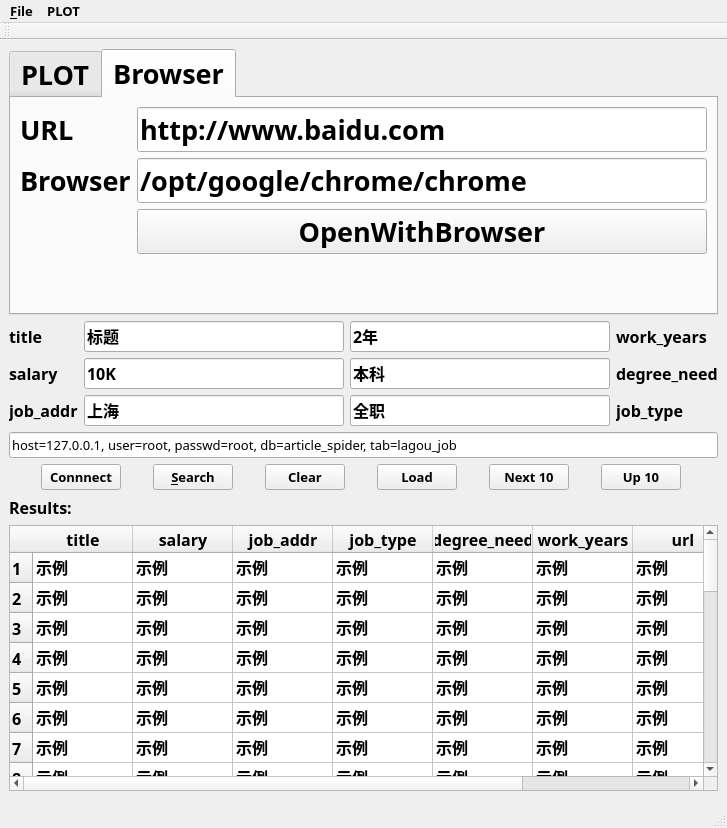
<?xml version="1.0" encoding="UTF-8"?>
<ui version="4.0">
 <class>MainWindow</class>
 <widget class="QMainWindow" name="MainWindow">
  <property name="geometry">
   <rect>
    <x>0</x>
    <y>0</y>
    <width>727</width>
    <height>828</height>
   </rect>
  </property>
  <property name="font">
   <font>
    <family>Source Code Pro</family>
    <pointsize>12</pointsize>
    <weight>75</weight>
    <bold>true</bold>
   </font>
  </property>
  <property name="windowTitle">
   <string>SQL viewer v1.0</string>
  </property>
  <widget class="QWidget" name="centralwidget">
   <layout class="QVBoxLayout" name="verticalLayout">
    <item>
     <widget class="QTabWidget" name="tabWidget">
      <property name="font">
       <font>
        <family>Source Code Pro</family>
        <pointsize>20</pointsize>
        <weight>75</weight>
        <bold>true</bold>
       </font>
      </property>
      <property name="statusTip">
       <string extracomment="you can put SQL cmd here"/>
      </property>
      <property name="currentIndex">
       <number>1</number>
      </property>
      <widget class="QWidget" name="tab_plot">
       <attribute name="title">
        <string>PLOT</string>
       </attribute>
       <layout class="QGridLayout" name="gridLayout_2">
        <item row="1" column="1">
         <widget class="QPushButton" name="btn_plothisto">
          <property name="text">
           <string>Histogram</string>
          </property>
         </widget>
        </item>
       </layout>
      </widget>
      <widget class="QWidget" name="tab">
       <attribute name="title">
        <string>Browser</string>
       </attribute>
       <layout class="QFormLayout" name="formLayout">
        <item row="0" column="0">
         <widget class="QLabel" name="label_7">
          <property name="text">
           <string>URL</string>
          </property>
         </widget>
        </item>
        <item row="0" column="1">
         <widget class="QLineEdit" name="lineEdit_url">
          <property name="text">
           <string>http://www.baidu.com</string>
          </property>
         </widget>
        </item>
        <item row="1" column="0">
         <widget class="QLabel" name="label_8">
          <property name="text">
           <string>Browser</string>
          </property>
         </widget>
        </item>
        <item row="1" column="1">
         <widget class="QLineEdit" name="lineEdit_browser">
          <property name="text">
           <string>/opt/google/chrome/chrome</string>
          </property>
         </widget>
        </item>
        <item row="2" column="1">
         <widget class="QPushButton" name="pushButton">
          <property name="text">
           <string>OpenWithBrowser</string>
          </property>
         </widget>
        </item>
       </layout>
       <zorder>label_7</zorder>
       <zorder>label_8</zorder>
       <zorder>lineEdit_browser</zorder>
       <zorder>pushButton</zorder>
       <zorder>lineEdit_url</zorder>
      </widget>
     </widget>
    </item>
    <item>
     <layout class="QGridLayout" name="gridLayout">
      <item row="3" column="1">
       <widget class="QLineEdit" name="lineEdit_salary">
        <property name="styleSheet">
         <string notr="true">font: 11pt &quot;Source Code Pro&quot;;</string>
        </property>
        <property name="text">
         <string>10K</string>
        </property>
       </widget>
      </item>
      <item row="5" column="0">
       <widget class="QLabel" name="label_3">
        <property name="text">
         <string>job_addr</string>
        </property>
       </widget>
      </item>
      <item row="5" column="3">
       <widget class="QLineEdit" name="lineEdit_type">
        <property name="styleSheet">
         <string notr="true">font: 11pt &quot;Source Code Pro&quot;;</string>
        </property>
        <property name="text">
         <string>全职</string>
        </property>
       </widget>
      </item>
      <item row="3" column="3">
       <widget class="QLineEdit" name="lineEdit_degree">
        <property name="styleSheet">
         <string notr="true">font: 11pt &quot;Source Code Pro&quot;;</string>
        </property>
        <property name="text">
         <string>本科</string>
        </property>
       </widget>
      </item>
      <item row="1" column="1">
       <widget class="QLineEdit" name="lineEdit_title">
        <property name="styleSheet">
         <string notr="true">font: 11pt &quot;Source Code Pro&quot;;</string>
        </property>
        <property name="text">
         <string>标题</string>
        </property>
       </widget>
      </item>
      <item row="1" column="3">
       <widget class="QLineEdit" name="lineEdit_workyears">
        <property name="styleSheet">
         <string notr="true">font: 11pt &quot;Source Code Pro&quot;;</string>
        </property>
        <property name="text">
         <string>2年</string>
        </property>
       </widget>
      </item>
      <item row="5" column="1">
       <widget class="QLineEdit" name="lineEdit_position">
        <property name="styleSheet">
         <string notr="true">font: 11pt &quot;Source Code Pro&quot;;</string>
        </property>
        <property name="text">
         <string>上海</string>
        </property>
       </widget>
      </item>
      <item row="3" column="0">
       <widget class="QLabel" name="label_2">
        <property name="text">
         <string>salary</string>
        </property>
       </widget>
      </item>
      <item row="1" column="0">
       <widget class="QLabel" name="label">
        <property name="text">
         <string>title</string>
        </property>
       </widget>
      </item>
      <item row="1" column="4">
       <widget class="QLabel" name="label_4">
        <property name="text">
         <string>work_years</string>
        </property>
       </widget>
      </item>
      <item row="3" column="4">
       <widget class="QLabel" name="label_5">
        <property name="text">
         <string>degree_need</string>
        </property>
       </widget>
      </item>
      <item row="5" column="4">
       <widget class="QLabel" name="label_6">
        <property name="text">
         <string>job_type</string>
        </property>
       </widget>
      </item>
     </layout>
    </item>
    <item>
     <widget class="QLineEdit" name="lineEdit_connect">
      <property name="font">
       <font>
        <pointsize>10</pointsize>
        <weight>50</weight>
        <bold>false</bold>
       </font>
      </property>
      <property name="text">
       <string>host=127.0.0.1, user=root, passwd=root, db=article_spider, tab=lagou_job</string>
      </property>
     </widget>
    </item>
    <item>
     <layout class="QHBoxLayout" name="horizontalLayout_btn">
      <property name="spacing">
       <number>0</number>
      </property>
      <property name="sizeConstraint">
       <enum>QLayout::SetFixedSize</enum>
      </property>
      <item>
       <widget class="QPushButton" name="btn_connect">
        <property name="sizePolicy">
         <sizepolicy hsizetype="Fixed" vsizetype="Fixed">
          <horstretch>0</horstretch>
          <verstretch>0</verstretch>
         </sizepolicy>
        </property>
        <property name="font">
         <font>
          <family>Source Code Pro</family>
          <pointsize>10</pointsize>
          <weight>75</weight>
          <bold>true</bold>
         </font>
        </property>
        <property name="cursor">
         <cursorShape>PointingHandCursor</cursorShape>
        </property>
        <property name="text">
         <string>Connnect</string>
        </property>
        <property name="checkable">
         <bool>true</bool>
        </property>
       </widget>
      </item>
      <item>
       <widget class="QPushButton" name="btn_search">
        <property name="sizePolicy">
         <sizepolicy hsizetype="Fixed" vsizetype="Fixed">
          <horstretch>0</horstretch>
          <verstretch>0</verstretch>
         </sizepolicy>
        </property>
        <property name="font">
         <font>
          <family>Source Code Pro</family>
          <pointsize>10</pointsize>
          <weight>75</weight>
          <bold>true</bold>
         </font>
        </property>
        <property name="cursor">
         <cursorShape>PointingHandCursor</cursorShape>
        </property>
        <property name="text">
         <string>&amp;Search</string>
        </property>
       </widget>
      </item>
      <item>
       <widget class="QPushButton" name="btn_clear">
        <property name="sizePolicy">
         <sizepolicy hsizetype="Fixed" vsizetype="Fixed">
          <horstretch>0</horstretch>
          <verstretch>0</verstretch>
         </sizepolicy>
        </property>
        <property name="font">
         <font>
          <family>Source Code Pro</family>
          <pointsize>10</pointsize>
          <weight>75</weight>
          <bold>true</bold>
         </font>
        </property>
        <property name="cursor">
         <cursorShape>PointingHandCursor</cursorShape>
        </property>
        <property name="text">
         <string>Clear</string>
        </property>
       </widget>
      </item>
      <item>
       <widget class="QPushButton" name="btn_load">
        <property name="sizePolicy">
         <sizepolicy hsizetype="Fixed" vsizetype="Fixed">
          <horstretch>0</horstretch>
          <verstretch>0</verstretch>
         </sizepolicy>
        </property>
        <property name="font">
         <font>
          <family>Source Code Pro</family>
          <pointsize>10</pointsize>
          <weight>75</weight>
          <bold>true</bold>
         </font>
        </property>
        <property name="cursor">
         <cursorShape>PointingHandCursor</cursorShape>
        </property>
        <property name="text">
         <string>Load</string>
        </property>
       </widget>
      </item>
      <item>
       <widget class="QPushButton" name="btn_next">
        <property name="sizePolicy">
         <sizepolicy hsizetype="Fixed" vsizetype="Fixed">
          <horstretch>0</horstretch>
          <verstretch>0</verstretch>
         </sizepolicy>
        </property>
        <property name="font">
         <font>
          <family>Source Code Pro</family>
          <pointsize>10</pointsize>
          <weight>75</weight>
          <bold>true</bold>
         </font>
        </property>
        <property name="cursor">
         <cursorShape>PointingHandCursor</cursorShape>
        </property>
        <property name="toolTip">
         <string/>
        </property>
        <property name="text">
         <string>Next 10</string>
        </property>
       </widget>
      </item>
      <item>
       <widget class="QPushButton" name="btn_up">
        <property name="sizePolicy">
         <sizepolicy hsizetype="Fixed" vsizetype="Fixed">
          <horstretch>0</horstretch>
          <verstretch>0</verstretch>
         </sizepolicy>
        </property>
        <property name="font">
         <font>
          <family>Source Code Pro</family>
          <pointsize>10</pointsize>
          <weight>75</weight>
          <bold>true</bold>
         </font>
        </property>
        <property name="cursor">
         <cursorShape>PointingHandCursor</cursorShape>
        </property>
        <property name="text">
         <string>Up 10</string>
        </property>
       </widget>
      </item>
     </layout>
    </item>
    <item>
     <widget class="QLabel" name="label_res">
      <property name="font">
       <font>
        <family>Source Code Pro</family>
        <pointsize>12</pointsize>
        <weight>75</weight>
        <bold>true</bold>
       </font>
      </property>
      <property name="text">
       <string>Results:</string>
      </property>
     </widget>
    </item>
    <item>
     <widget class="QTableWidget" name="tableWidget">
      <row>
       <property name="text">
        <string>1</string>
       </property>
      </row>
      <row>
       <property name="text">
        <string>2</string>
       </property>
      </row>
      <row>
       <property name="text">
        <string>3</string>
       </property>
      </row>
      <row>
       <property name="text">
        <string>4</string>
       </property>
      </row>
      <row>
       <property name="text">
        <string>5</string>
       </property>
      </row>
      <row>
       <property name="text">
        <string>6</string>
       </property>
      </row>
      <row>
       <property name="text">
        <string>7</string>
       </property>
      </row>
      <row>
       <property name="text">
        <string>8</string>
       </property>
      </row>
      <row>
       <property name="text">
        <string>9</string>
       </property>
      </row>
      <row>
       <property name="text">
        <string>10</string>
       </property>
      </row>
      <row>
       <property name="text">
        <string>11</string>
       </property>
      </row>
      <row>
       <property name="text">
        <string>12</string>
       </property>
      </row>
      <row>
       <property name="text">
        <string>13</string>
       </property>
      </row>
      <row>
       <property name="text">
        <string>14</string>
       </property>
      </row>
      <row>
       <property name="text">
        <string>15</string>
       </property>
      </row>
      <row>
       <property name="text">
        <string>16</string>
       </property>
      </row>
      <row>
       <property name="text">
        <string>17</string>
       </property>
      </row>
      <row>
       <property name="text">
        <string>18</string>
       </property>
      </row>
      <row>
       <property name="text">
        <string>19</string>
       </property>
      </row>
      <row>
       <property name="text">
        <string>20</string>
       </property>
      </row>
      <row>
       <property name="text">
        <string>21</string>
       </property>
      </row>
      <row>
       <property name="text">
        <string>22</string>
       </property>
      </row>
      <row>
       <property name="text">
        <string>23</string>
       </property>
      </row>
      <row>
       <property name="text">
        <string>24</string>
       </property>
      </row>
      <row>
       <property name="text">
        <string>25</string>
       </property>
      </row>
      <row>
       <property name="text">
        <string>26</string>
       </property>
      </row>
      <row>
       <property name="text">
        <string>27</string>
       </property>
      </row>
      <row>
       <property name="text">
        <string>28</string>
       </property>
      </row>
      <row>
       <property name="text">
        <string>29</string>
       </property>
      </row>
      <row>
       <property name="text">
        <string>30</string>
       </property>
      </row>
      <column>
       <property name="text">
        <string>title</string>
       </property>
      </column>
      <column>
       <property name="text">
        <string>salary</string>
       </property>
      </column>
      <column>
       <property name="text">
        <string>job_addr</string>
       </property>
      </column>
      <column>
       <property name="text">
        <string>job_type</string>
       </property>
      </column>
      <column>
       <property name="text">
        <string>degree_need</string>
       </property>
      </column>
      <column>
       <property name="text">
        <string>work_years</string>
       </property>
      </column>
      <column>
       <property name="text">
        <string>url</string>
       </property>
      </column>
      <column>
       <property name="text">
        <string>job_desc</string>
       </property>
      </column>
      <item row="0" column="0">
       <property name="text">
        <string>示例</string>
       </property>
      </item>
      <item row="0" column="1">
       <property name="text">
        <string>示例</string>
       </property>
      </item>
      <item row="0" column="2">
       <property name="text">
        <string>示例</string>
       </property>
      </item>
      <item row="0" column="3">
       <property name="text">
        <string>示例</string>
       </property>
      </item>
      <item row="0" column="4">
       <property name="text">
        <string>示例</string>
       </property>
      </item>
      <item row="0" column="5">
       <property name="text">
        <string>示例</string>
       </property>
      </item>
      <item row="0" column="6">
       <property name="text">
        <string>示例</string>
       </property>
      </item>
      <item row="0" column="7">
       <property name="text">
        <string>示例</string>
       </property>
      </item>
      <item row="1" column="0">
       <property name="text">
        <string>示例</string>
       </property>
      </item>
      <item row="1" column="1">
       <property name="text">
        <string>示例</string>
       </property>
      </item>
      <item row="1" column="2">
       <property name="text">
        <string>示例</string>
       </property>
      </item>
      <item row="1" column="3">
       <property name="text">
        <string>示例</string>
       </property>
      </item>
      <item row="1" column="4">
       <property name="text">
        <string>示例</string>
       </property>
      </item>
      <item row="1" column="5">
       <property name="text">
        <string>示例</string>
       </property>
      </item>
      <item row="1" column="6">
       <property name="text">
        <string>示例</string>
       </property>
      </item>
      <item row="1" column="7">
       <property name="text">
        <string>示例</string>
       </property>
      </item>
      <item row="2" column="0">
       <property name="text">
        <string>示例</string>
       </property>
      </item>
      <item row="2" column="1">
       <property name="text">
        <string>示例</string>
       </property>
      </item>
      <item row="2" column="2">
       <property name="text">
        <string>示例</string>
       </property>
      </item>
      <item row="2" column="3">
       <property name="text">
        <string>示例</string>
       </property>
      </item>
      <item row="2" column="4">
       <property name="text">
        <string>示例</string>
       </property>
      </item>
      <item row="2" column="5">
       <property name="text">
        <string>示例</string>
       </property>
      </item>
      <item row="2" column="6">
       <property name="text">
        <string>示例</string>
       </property>
      </item>
      <item row="2" column="7">
       <property name="text">
        <string>示例</string>
       </property>
      </item>
      <item row="3" column="0">
       <property name="text">
        <string>示例</string>
       </property>
      </item>
      <item row="3" column="1">
       <property name="text">
        <string>示例</string>
       </property>
      </item>
      <item row="3" column="2">
       <property name="text">
        <string>示例</string>
       </property>
      </item>
      <item row="3" column="3">
       <property name="text">
        <string>示例</string>
       </property>
      </item>
      <item row="3" column="4">
       <property name="text">
        <string>示例</string>
       </property>
      </item>
      <item row="3" column="5">
       <property name="text">
        <string>示例</string>
       </property>
      </item>
      <item row="3" column="6">
       <property name="text">
        <string>示例</string>
       </property>
      </item>
      <item row="3" column="7">
       <property name="text">
        <string>示例</string>
       </property>
      </item>
      <item row="4" column="0">
       <property name="text">
        <string>示例</string>
       </property>
      </item>
      <item row="4" column="1">
       <property name="text">
        <string>示例</string>
       </property>
      </item>
      <item row="4" column="2">
       <property name="text">
        <string>示例</string>
       </property>
      </item>
      <item row="4" column="3">
       <property name="text">
        <string>示例</string>
       </property>
      </item>
      <item row="4" column="4">
       <property name="text">
        <string>示例</string>
       </property>
      </item>
      <item row="4" column="5">
       <property name="text">
        <string>示例</string>
       </property>
      </item>
      <item row="4" column="6">
       <property name="text">
        <string>示例</string>
       </property>
      </item>
      <item row="4" column="7">
       <property name="text">
        <string>示例</string>
       </property>
      </item>
      <item row="5" column="0">
       <property name="text">
        <string>示例</string>
       </property>
      </item>
      <item row="5" column="1">
       <property name="text">
        <string>示例</string>
       </property>
      </item>
      <item row="5" column="2">
       <property name="text">
        <string>示例</string>
       </property>
      </item>
      <item row="5" column="3">
       <property name="text">
        <string>示例</string>
       </property>
      </item>
      <item row="5" column="4">
       <property name="text">
        <string>示例</string>
       </property>
      </item>
      <item row="5" column="5">
       <property name="text">
        <string>示例</string>
       </property>
      </item>
      <item row="5" column="6">
       <property name="text">
        <string>示例</string>
       </property>
      </item>
      <item row="5" column="7">
       <property name="text">
        <string>示例</string>
       </property>
      </item>
      <item row="6" column="0">
       <property name="text">
        <string>示例</string>
       </property>
      </item>
      <item row="6" column="1">
       <property name="text">
        <string>示例</string>
       </property>
      </item>
      <item row="6" column="2">
       <property name="text">
        <string>示例</string>
       </property>
      </item>
      <item row="6" column="3">
       <property name="text">
        <string>示例</string>
       </property>
      </item>
      <item row="6" column="4">
       <property name="text">
        <string>示例</string>
       </property>
      </item>
      <item row="6" column="5">
       <property name="text">
        <string>示例</string>
       </property>
      </item>
      <item row="6" column="6">
       <property name="text">
        <string>示例</string>
       </property>
      </item>
      <item row="6" column="7">
       <property name="text">
        <string>示例</string>
       </property>
      </item>
      <item row="7" column="0">
       <property name="text">
        <string>示例</string>
       </property>
      </item>
      <item row="7" column="1">
       <property name="text">
        <string>示例</string>
       </property>
      </item>
      <item row="7" column="2">
       <property name="text">
        <string>示例</string>
       </property>
      </item>
      <item row="7" column="3">
       <property name="text">
        <string>示例</string>
       </property>
      </item>
      <item row="7" column="4">
       <property name="text">
        <string>示例</string>
       </property>
      </item>
      <item row="7" column="5">
       <property name="text">
        <string>示例</string>
       </property>
      </item>
      <item row="7" column="6">
       <property name="text">
        <string>示例</string>
       </property>
      </item>
      <item row="7" column="7">
       <property name="text">
        <string>示例</string>
       </property>
      </item>
      <item row="8" column="0">
       <property name="text">
        <string>示例</string>
       </property>
      </item>
      <item row="8" column="1">
       <property name="text">
        <string>示例</string>
       </property>
      </item>
      <item row="8" column="2">
       <property name="text">
        <string>示例</string>
       </property>
      </item>
      <item row="8" column="3">
       <property name="text">
        <string>示例</string>
       </property>
      </item>
      <item row="8" column="4">
       <property name="text">
        <string>示例</string>
       </property>
      </item>
      <item row="8" column="5">
       <property name="text">
        <string>示例</string>
       </property>
      </item>
      <item row="8" column="6">
       <property name="text">
        <string>示例</string>
       </property>
      </item>
      <item row="8" column="7">
       <property name="text">
        <string>示例</string>
       </property>
      </item>
      <item row="9" column="0">
       <property name="text">
        <string>示例</string>
       </property>
      </item>
      <item row="9" column="1">
       <property name="text">
        <string>示例</string>
       </property>
      </item>
      <item row="9" column="2">
       <property name="text">
        <string>示例</string>
       </property>
      </item>
      <item row="9" column="3">
       <property name="text">
        <string>示例</string>
       </property>
      </item>
      <item row="9" column="4">
       <property name="text">
        <string>示例</string>
       </property>
      </item>
      <item row="9" column="5">
       <property name="text">
        <string>示例</string>
       </property>
      </item>
      <item row="9" column="6">
       <property name="text">
        <string>示例</string>
       </property>
      </item>
      <item row="9" column="7">
       <property name="text">
        <string>示例</string>
       </property>
      </item>
     </widget>
    </item>
   </layout>
  </widget>
  <widget class="QMenuBar" name="menubar">
   <property name="geometry">
    <rect>
     <x>0</x>
     <y>0</y>
     <width>727</width>
     <height>23</height>
    </rect>
   </property>
   <property name="font">
    <font>
     <family>Source Code Pro</family>
     <pointsize>10</pointsize>
     <weight>75</weight>
     <bold>true</bold>
    </font>
   </property>
   <widget class="QMenu" name="menu_File">
    <property name="font">
     <font>
      <family>Source Code Pro</family>
      <pointsize>10</pointsize>
      <weight>75</weight>
      <bold>true</bold>
     </font>
    </property>
    <property name="title">
     <string>&amp;File</string>
    </property>
   </widget>
   <widget class="QMenu" name="menuPLOT">
    <property name="title">
     <string>PLOT</string>
    </property>
    <addaction name="separator"/>
   </widget>
   <addaction name="menu_File"/>
   <addaction name="menuPLOT"/>
  </widget>
  <widget class="QStatusBar" name="statusbar">
   <property name="cursor">
    <cursorShape>OpenHandCursor</cursorShape>
   </property>
   <property name="acceptDrops">
    <bool>true</bool>
   </property>
   <property name="autoFillBackground">
    <bool>true</bool>
   </property>
   <property name="styleSheet">
    <string notr="true">font: 11pt &quot;Source Code Pro&quot;;
</string>
   </property>
   <property name="sizeGripEnabled">
    <bool>true</bool>
   </property>
  </widget>
  <widget class="QToolBar" name="toolBar">
   <property name="windowTitle">
    <string>toolBar</string>
   </property>
   <attribute name="toolBarArea">
    <enum>TopToolBarArea</enum>
   </attribute>
   <attribute name="toolBarBreak">
    <bool>false</bool>
   </attribute>
  </widget>
 </widget>
 <resources/>
 <connections>
  <connection>
   <sender>btn_load</sender>
   <signal>released()</signal>
   <receiver>MainWindow</receiver>
   <slot>btn_load_released()</slot>
   <hints>
    <hint type="sourcelabel">
     <x>645</x>
     <y>571</y>
    </hint>
    <hint type="destinationlabel">
     <x>845</x>
     <y>446</y>
    </hint>
   </hints>
  </connection>
  <connection>
   <sender>btn_clear</sender>
   <signal>released()</signal>
   <receiver>MainWindow</receiver>
   <slot>btn_clear_released()</slot>
   <hints>
    <hint type="sourcelabel">
     <x>487</x>
     <y>571</y>
    </hint>
    <hint type="destinationlabel">
     <x>249</x>
     <y>448</y>
    </hint>
   </hints>
  </connection>
  <connection>
   <sender>btn_search</sender>
   <signal>released()</signal>
   <receiver>MainWindow</receiver>
   <slot>btn_search_released()</slot>
   <hints>
    <hint type="sourcelabel">
     <x>329</x>
     <y>571</y>
    </hint>
    <hint type="destinationlabel">
     <x>149</x>
     <y>390</y>
    </hint>
   </hints>
  </connection>
  <connection>
   <sender>btn_up</sender>
   <signal>released()</signal>
   <receiver>MainWindow</receiver>
   <slot>btn_up_released()</slot>
   <hints>
    <hint type="sourcelabel">
     <x>961</x>
     <y>571</y>
    </hint>
    <hint type="destinationlabel">
     <x>994</x>
     <y>388</y>
    </hint>
   </hints>
  </connection>
  <connection>
   <sender>btn_next</sender>
   <signal>released()</signal>
   <receiver>MainWindow</receiver>
   <slot>btn_next_released()</slot>
   <hints>
    <hint type="sourcelabel">
     <x>803</x>
     <y>571</y>
    </hint>
    <hint type="destinationlabel">
     <x>900</x>
     <y>388</y>
    </hint>
   </hints>
  </connection>
  <connection>
   <sender>btn_connect</sender>
   <signal>released()</signal>
   <receiver>MainWindow</receiver>
   <slot>btn_connect_released()</slot>
   <hints>
    <hint type="sourcelabel">
     <x>142</x>
     <y>571</y>
    </hint>
    <hint type="destinationlabel">
     <x>94</x>
     <y>491</y>
    </hint>
   </hints>
  </connection>
  <connection>
   <sender>pushButton</sender>
   <signal>released()</signal>
   <receiver>MainWindow</receiver>
   <slot>btn_browser_released()</slot>
   <hints>
    <hint type="sourcelabel">
     <x>101</x>
     <y>142</y>
    </hint>
    <hint type="destinationlabel">
     <x>443</x>
     <y>399</y>
    </hint>
   </hints>
  </connection>
  <connection>
   <sender>btn_plothisto</sender>
   <signal>released()</signal>
   <receiver>MainWindow</receiver>
   <slot>btn_plothisto_released()</slot>
   <hints>
    <hint type="sourcelabel">
     <x>645</x>
     <y>188</y>
    </hint>
    <hint type="destinationlabel">
     <x>726</x>
     <y>-7</y>
    </hint>
   </hints>
  </connection>
 </connections>
 <slots>
  <slot>btn_load_released()</slot>
  <slot>btn_clear_released()</slot>
  <slot>btn_search_released()</slot>
  <slot>btn_up_released()</slot>
  <slot>btn_next_released()</slot>
  <slot>btn_execute_released()</slot>
  <slot>btn_connect_released()</slot>
  <slot>btn_plothisto_released()</slot>
  <slot>btn_browser_released()</slot>
  <slot>btn_dot_released()</slot>
 </slots>
</ui>
